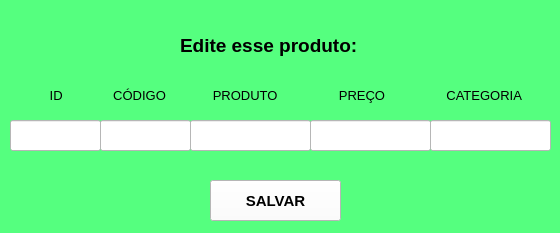
<?xml version="1.0" encoding="UTF-8"?>
<ui version="4.0">
 <class>MainWindow</class>
 <widget class="QMainWindow" name="MainWindow">
  <property name="geometry">
   <rect>
    <x>0</x>
    <y>0</y>
    <width>560</width>
    <height>233</height>
   </rect>
  </property>
  <property name="windowTitle">
   <string>MainWindow</string>
  </property>
  <property name="styleSheet">
   <string notr="true">background-color: rgb(85, 255, 127);</string>
  </property>
  <widget class="QWidget" name="centralwidget">
   <widget class="QLabel" name="label">
    <property name="geometry">
     <rect>
      <x>180</x>
      <y>30</y>
      <width>211</width>
      <height>31</height>
     </rect>
    </property>
    <property name="font">
     <font>
      <pointsize>14</pointsize>
      <weight>75</weight>
      <bold>true</bold>
     </font>
    </property>
    <property name="text">
     <string>Edite esse produto:</string>
    </property>
   </widget>
   <widget class="QLineEdit" name="lineEdit">
    <property name="geometry">
     <rect>
      <x>10</x>
      <y>120</y>
      <width>91</width>
      <height>31</height>
     </rect>
    </property>
    <property name="font">
     <font>
      <pointsize>10</pointsize>
     </font>
    </property>
    <property name="styleSheet">
     <string notr="true">background-color: rgb(255, 255, 255);</string>
    </property>
   </widget>
   <widget class="QLineEdit" name="lineEdit_2">
    <property name="geometry">
     <rect>
      <x>100</x>
      <y>120</y>
      <width>91</width>
      <height>31</height>
     </rect>
    </property>
    <property name="font">
     <font>
      <pointsize>10</pointsize>
     </font>
    </property>
    <property name="styleSheet">
     <string notr="true">background-color: rgb(255, 255, 255);</string>
    </property>
   </widget>
   <widget class="QLineEdit" name="lineEdit_3">
    <property name="geometry">
     <rect>
      <x>190</x>
      <y>120</y>
      <width>121</width>
      <height>31</height>
     </rect>
    </property>
    <property name="font">
     <font>
      <pointsize>10</pointsize>
     </font>
    </property>
    <property name="styleSheet">
     <string notr="true">background-color: rgb(255, 255, 255);</string>
    </property>
   </widget>
   <widget class="QLineEdit" name="lineEdit_4">
    <property name="geometry">
     <rect>
      <x>310</x>
      <y>120</y>
      <width>121</width>
      <height>31</height>
     </rect>
    </property>
    <property name="font">
     <font>
      <pointsize>10</pointsize>
     </font>
    </property>
    <property name="styleSheet">
     <string notr="true">background-color: rgb(255, 255, 255);</string>
    </property>
   </widget>
   <widget class="QLineEdit" name="lineEdit_5">
    <property name="geometry">
     <rect>
      <x>430</x>
      <y>120</y>
      <width>121</width>
      <height>31</height>
     </rect>
    </property>
    <property name="font">
     <font>
      <pointsize>10</pointsize>
     </font>
    </property>
    <property name="styleSheet">
     <string notr="true">background-color: rgb(255, 255, 255);</string>
    </property>
   </widget>
   <widget class="QLabel" name="label_2">
    <property name="geometry">
     <rect>
      <x>10</x>
      <y>80</y>
      <width>531</width>
      <height>31</height>
     </rect>
    </property>
    <property name="font">
     <font>
      <pointsize>10</pointsize>
     </font>
    </property>
    <property name="text">
     <string>           ID              CÓDIGO             PRODUTO                 PREÇO                 CATEGORIA</string>
    </property>
   </widget>
   <widget class="QPushButton" name="pushButton">
    <property name="geometry">
     <rect>
      <x>210</x>
      <y>180</y>
      <width>131</width>
      <height>41</height>
     </rect>
    </property>
    <property name="font">
     <font>
      <pointsize>11</pointsize>
      <weight>75</weight>
      <bold>true</bold>
     </font>
    </property>
    <property name="styleSheet">
     <string notr="true">background-color: rgb(255, 255, 255);</string>
    </property>
    <property name="text">
     <string>SALVAR</string>
    </property>
   </widget>
  </widget>
 </widget>
 <resources/>
 <connections/>
</ui>
